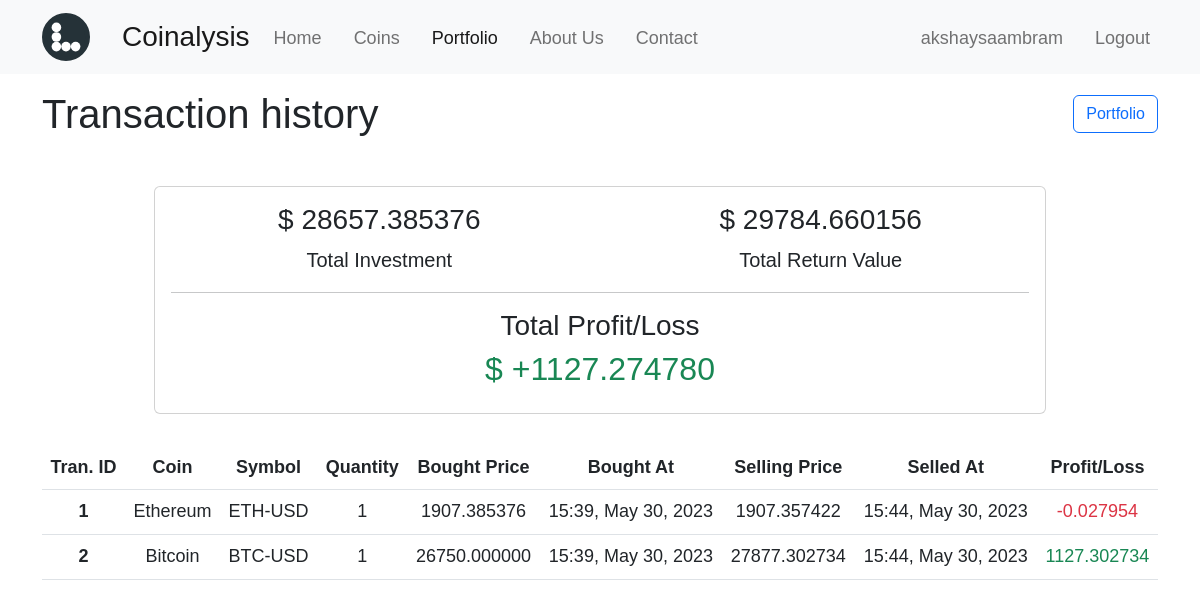
Page /transactions/ (signed in) on the earlier database version.
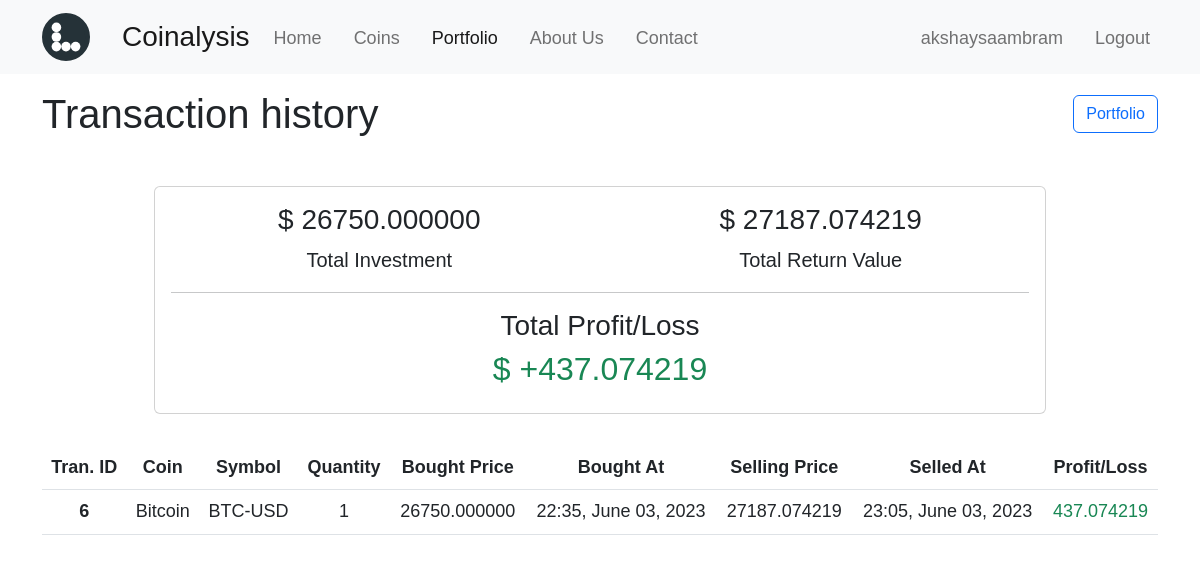
Same page on the later database version.
### mainapp/models.py (models this page shows, shortened)
class Transaction(models.Model):
    coin = models.CharField(max_length=100)
    symbol = models.CharField(max_length=50)
    bought_price = models.FloatField()
    quantity = models.IntegerField(default=1)
    bought_at = models.DateTimeField(default=datetime.now)
    selling_price = models.FloatField()
    profit_or_loss = models.FloatField()
    transaction_date = models.DateTimeField(default=datetime.now)
    user = models.ForeignKey(User, on_delete=models.CASCADE)

### mainapp/views.py (the view)
# urls.py: path('transactions/', views.transactions, name='transactions'),
@login_required
def transactions(request):
    trans = Transaction.objects.filter(user=request.user)
    total_investment, total_returns, p_or_l = [0] * 3
    for tran in trans:
        total_investment += tran.quantity * tran.bought_price
        total_returns += tran.quantity * tran.selling_price
        p_or_l += tran.profit_or_loss
    context = {
        'trans': trans,
        'total_investment': total_investment,
        'total_returns': total_returns,
        'p_or_l': p_or_l,
    }
    return render(request, 'mainapp/transactions.html', context)

### mainapp/templates/mainapp/transactions.html (shortened to what this page needs)
{% extends 'base.html' %}
{% block content %}
    <div class="container">
        <header class="d-flex justify-content-space-between align-items-center">
            <h1 class="my-3">Transaction history</h1>
            <a class="btn btn-outline-primary ms-auto" href="{% url 'portfolio' %}">Portfolio</a>
        </header>
        <main>
            <div class="card">
                <div class="card-body text-center">
                    <div class="row">
                        <div class="col">
                            <h3>$ {{ total_investment|floatformat:6 }}</h3>
                            <p class="lead">Total Investment</p>
                        </div>
                        <div class="col">
                            <h3>$ {{ total_returns|floatformat:6 }}</h3>
                            <p class="lead">Total Return Value</p>
                        </div>
                    </div>
                    <hr>
                    <h3>Total Profit/Loss</h3>
                    <h2>
                        {% if p_or_l > 0 %}
                            <span class="text-success">$ +{{ p_or_l|floatformat:6 }}</span>
                        {% else %}
                            <span class="text-danger">$ {{ p_or_l|floatformat:6 }}</span>
                        {% endif %}
                    </h2>
                </div>
            </div>
            <table class="table table-hover text-center">
                <thead>
                    <tr>
                        <th scope="col">Tran. ID</th>
                        <th scope="col">Coin</th>
                        <th scope="col">Symbol</th>
                        <th scope="col">Quantity</th>
                        <th scope="col">Bought Price</th>
                        <th scope="col">Bought At</th>
                        <th scope="col">Selling Price</th>
                        <th scope="col">Selled At</th>
                        <th scope="col">Profit/Loss</th>
                    </tr>
                </thead>
                <tbody>
                    {% for tran in trans %}
                        <tr>
                            <th scope="col">{{ tran.id }}</th>
                            <td>{{ tran.coin }}</td>
                            <td>{{ tran.symbol }}</td>
                            <td>{{ tran.quantity }}</td>
                            <td>{{ tran.bought_price|floatformat:6 }}</td>
                            <td>{{ tran.bought_at|date:"H:i, F d, Y" }}</td>
                            <td>{{ tran.selling_price|floatformat:6 }}</td>
                            <td>{{ tran.transaction_date|date:"H:i, F d, Y" }}</td>
                            <td>
                                {% if tran.profit_or_loss < 0 %}
                                    <span class="text-danger">{{ tran.profit_or_loss|floatformat:6 }}</span>
                                {% else %}
                                    <span class="text-success">{{ tran.profit_or_loss|floatformat:6 }}</span>
                                {% endif %}
                            </td>
                        </tr>
                    {% empty %}
                        <tr>
                            <td colspan="9">You've made zero(0) transactions.</td>
                        </tr>
                    {% endfor %}
                </tbody>
            </table>
        </main>
    </div>
{% endblock content %}

### mainapp/templates/base.html (shortened to what this page needs)
{% load static %}
<!doctype html>
<html lang="en">
<head>
    <link href="https://cdn.jsdelivr.net/npm/bootstrap@5.2.1/dist/css/bootstrap.min.css" rel="stylesheet"
>
</head>
<body data-bs-spy="scroll" data-bs-target=".navbar" data-bs-offset="50">
    <header>
        <nav class="navbar navbar-expand-md navbar-light bg-light">
            <div class="container">
                <a class="navbar-brand" href="{% url 'index' %}">
                    <img src="{% static 'mainapp/logo.svg' %}" alt="">
                    <h3>Coinalysis</h3>
                </a>
                <div class="collapse navbar-collapse" id="collapsibleNavId">
                    <ul class="navbar-nav me-auto my-2 my-md-0 gap-3">
                        <li class="nav-item">
                            <a class="nav-link " href="{% url 'index' %}" aria-current="page">Home </a>
                        </li>
                        <li class="nav-item">
                            <a class="nav-link {% if '/coins/' in request.path %}active{% endif %}" href="{% url 'coins' %}">Coins</a>
                        </li>
                        {% if user.is_authenticated %}
                            <li class="nav-item">
                                <a class="nav-link {% if request.path == '/portfolio/' or request.path == '/transactions/' %}active{% endif %}" href="{% url 'portfolio' %}">Portfolio</a>
                            </li>
                        {% endif %}
                        <li class="nav-item">
                            <a class="nav-link" href="/#about">About Us</a>
                        </li>
                        <li class="nav-item">
                            <a class="nav-link" href="/#contact">Contact</a>
                        </li>
                    </ul>
                    <ul class="navbar-nav ms-auto my-2 my-md-0 gap-3">
                        {% if user.is_authenticated %}
                            <li class="nav-item">
                                <a href="#" class="nav-link">{{ user }}</a>
                            </li>
                            <li class="nav-item">
                                <a href="{% url 'logout' %}" class="nav-link {% if request.path == '/logout/' %}active{% endif %}">Logout</a>
                            </li>
                        {% endif %}
                    </ul>
                </div>
            </div>
        </nav>
    </header>
    <main>
        {% block content %}{% endblock content %}
    </main>
</body>
</html>

### mainapp/templates/base.html (style rules this page uses)
* { margin: 0; padding: 0; box-sizing: border-box; font-family: "Poppins", sans-serif; }
body { font-size: 18px; line-height: 1.55; }
.navbar-brand { display: flex; justify-content: center; align-items: center; gap: 2rem; }
.navbar-brand img { width: 3rem; }
.navbar-brand h3 { margin: 0; }
.nav-link { padding-top: 12px; }

### mainapp/templates/mainapp/transactions.html (style rules this page uses)
p { margin: 0; }
.card { width: 80%; margin: 2rem auto 2rem; }

Differences in the rows shown:
removed Transaction: id "1", coin "Ethereum", symbol "ETH-USD", quantity "1", bought_price "1907.385376", bought_at "15:39, May 30, 2023", selling_price "1907.357422", transaction_date "15:44, May 30, 2023", profit_or_loss "-0.027954"
removed Transaction: id "2", coin "Bitcoin", symbol "BTC-USD", quantity "1", bought_price "26750.000000", bought_at "15:39, May 30, 2023", selling_price "27877.302734", transaction_date "15:44, May 30, 2023", profit_or_loss "1127.302734"
added Transaction: id "6", coin "Bitcoin", symbol "BTC-USD", quantity "1", bought_price "26750.000000", bought_at "22:35, June 03, 2023", selling_price "27187.074219", transaction_date "23:05, June 03, 2023", profit_or_loss "437.074219"
Other differences:
{{ total_investment|floatformat:6 }}: "28657.385376" → "26750.000000"
{{ total_returns|floatformat:6 }}: "29784.660156" → "27187.074219"
{{ p_or_l|floatformat:6 }}: "1127.274780" → "437.074219"
